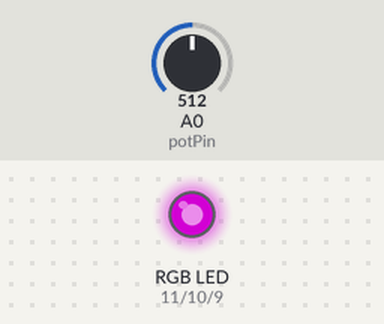
A sketch run on a simulated Arduino Uno, built with avr-gcc and run on an emulated ATmega328P. Shown: an RGB LED mixed from three pins (HIGH = lit). The inputs (shaded band) are chosen by the test bench; at power-on: A0 (potPin) = 512. Dim RGB values are drawn brighter than linear.

Above: at 1.2 s.
1.3 s: A0 (potPin) set to 716
At 2.5 s:
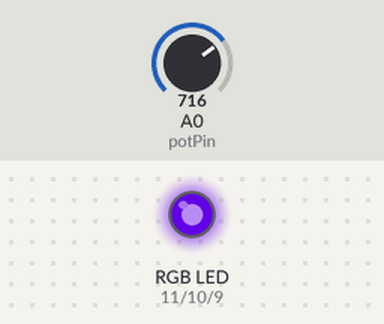
2.8 s: A0 (potPin) set to 900
At 3.7 s:
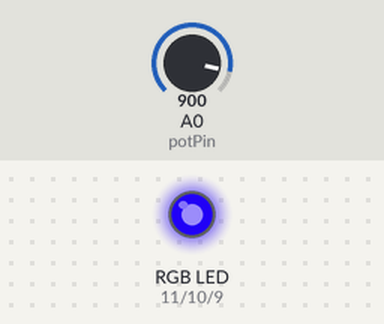
4.3 s: A0 (potPin) set to 1023
At 4.8 s:
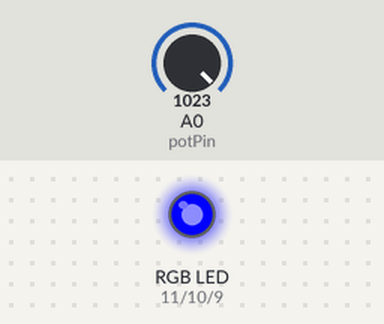
5.8 s: A0 (potPin) set to 306
At 7.0 s:
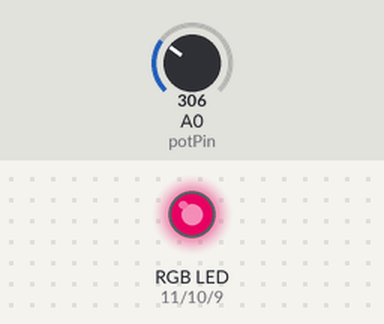
7.3 s: A0 (potPin) set to 122
At 8.3 s:
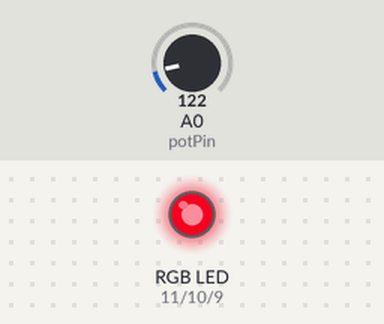
Timing chart, 0 to 9.8 s (numbered marks = the images above; inputs shaded):
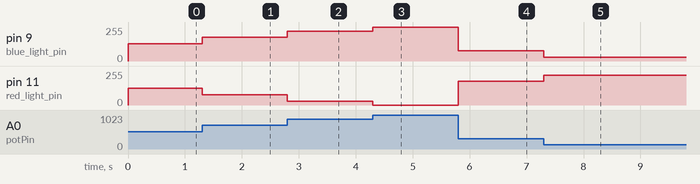

The sketch:

RGB_light_with_potentiometer.ino
```cpp
int red_light_pin = 11;
int green_light_pin = 10;
int blue_light_pin = 9;

int potPin = A0;
int val = 0;
int colorBlueVal = 0;
int colorRedVal = 0;

void setup() {
  pinMode(red_light_pin, OUTPUT);
  pinMode(green_light_pin, OUTPUT);
  pinMode(blue_light_pin, OUTPUT);
}

void loop() {
    val = analogRead(potPin);    // read the value from the sensor
    colorBlueVal = val / 4;
    colorRedVal = 255 - val / 4;
    RGB_color(colorRedVal,0,colorBlueVal);
}

void RGB_color(int red_light_value, int green_light_value, int blue_light_value) {
  analogWrite(red_light_pin, red_light_value);
  analogWrite(green_light_pin, green_light_value);
  analogWrite(blue_light_pin, blue_light_value);
}
```

Measured:
- after the input at 1.3 s, pin 9 (blue_light_pin): 128/255 → 179/255 at once; pin 11 (red_light_pin): 127/255 → 76/255 at once
- after the input at 2.8 s, pin 9 (blue_light_pin): 179/255 → 225/255 at once; pin 11 (red_light_pin): 76/255 → 30/255 at once
- after the input at 4.3 s, pin 9 (blue_light_pin): 225/255 → 255/255 at once; pin 11 (red_light_pin): 30/255 → 0/255 at once
- after the input at 5.8 s, pin 9 (blue_light_pin): 255/255 → 76/255 at once; pin 11 (red_light_pin): 0/255 → 179/255 at once
- after the input at 7.3 s, pin 9 (blue_light_pin): 76/255 → 30/255 at once; pin 11 (red_light_pin): 179/255 → 225/255 at once
